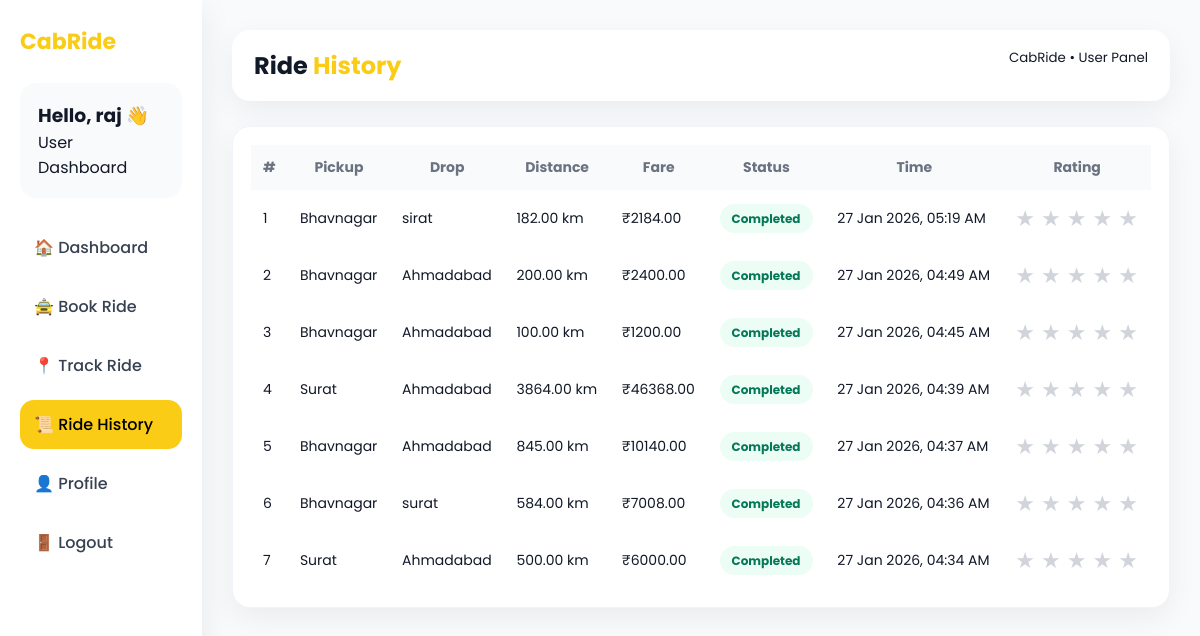
The app's page /User/ride_history.php (signed in) with its own data.
### tables this page shows
CREATE TABLE `bookings` (
  `id` int(11) NOT NULL,
  `user_id` int(11) NOT NULL,
  `driver_id` int(11) DEFAULT NULL,
  `pickup_location` varchar(255) NOT NULL,
  `drop_location` varchar(255) NOT NULL,
  `distance_km` decimal(6,2) NOT NULL,
  `fare` decimal(10,2) NOT NULL,
  `status` enum('requested','accepted','ongoing','completed','cancelled') DEFAULT 'requested',
  `booking_time` timestamp NOT NULL DEFAULT current_timestamp(),
  `cancel_reason` varchar(200) DEFAULT NULL
);

### User/ride_history.php (the view, shortened to what this page needs)
<?php
include("../config/db.php");
$user_id   = $_SESSION['user_id'];
$user_name = $_SESSION['user_name'] ?? "User";
$sql = "
SELECT
    b.id AS booking_id,
    b.pickup_location,
    b.drop_location,
    b.distance_km,
    b.fare,
    b.status,
    b.booking_time,
    b.driver_id,
    IFNULL(r.rating, 0) AS saved_rating
FROM bookings b
LEFT JOIN ratings r ON r.booking_id = b.id
WHERE b.user_id = $user_id
ORDER BY b.booking_time DESC
";
$result = mysqli_query($link, $sql);
?>
<!DOCTYPE html>
<html lang="en">
<head>
</head>
<body>
    <div class="wrapper">
        <div class="sidebar">
            <div class="brand">CabRide</div>
            <div class="profile-box">
                <h3>Hello, <?= htmlspecialchars($user_name); ?> 👋</h3>
                <p>User Dashboard</p>
            </div>
            <div class="menu">
                <a href="dashboard.php">🏠 Dashboard</a>
                <a href="book_ride.php">🚖 Book Ride</a>
                <a href="track_ride.php">📍 Track Ride</a>
                <a class="active" href="ride_history.php">📜 Ride History</a>
                <a href="profile.php">👤 Profile</a>
                <a href="../auth/logout.php">🚪 Logout</a>
            </div>
        </div>
        <div class="main">
            <div class="topbar">
                <h2>Ride <span style="color:#facc15;">History</span></h2>
                <small>CabRide • User Panel</small>
            </div>
            <div class="card">
                <table>
                    <thead>
                        <tr>
                            <th>#</th>
                            <th>Pickup</th>
                            <th>Drop</th>
                            <th>Distance</th>
                            <th>Fare</th>
                            <th>Status</th>
                            <th>Time</th>
                            <th>Rating</th>
                        </tr>
                    </thead>
                    <tbody>
                        <?php
                        if (mysqli_num_rows($result) > 0) {
                            $i = 1;
                            while ($row = mysqli_fetch_assoc($result)) {
                        ?>
                                <tr>
                                    <td><?= $i++; ?></td>
                                    <td><?= htmlspecialchars($row['pickup_location']); ?></td>
                                    <td><?= htmlspecialchars($row['drop_location']); ?></td>
                                    <td><?= $row['distance_km']; ?> km</td>
                                    <td>₹<?= $row['fare']; ?></td>
                                    <td><span class="badge <?= $row['status']; ?>"><?= ucfirst($row['status']); ?></span></td>
                                    <td><?= date("d M Y, h:i A", strtotime($row['booking_time'])); ?></td>
                                    <td>
                                        <?php if ($row['status'] == "completed") { ?>
                                            <div class="star-rating"
                                                data-booking="<?= $row['booking_id']; ?>"
                                                data-driver="<?= $row['driver_id']; ?>"
                                                data-rated="<?= $row['saved_rating']; ?>">
                                                <?php for ($s = 1; $s <= 5; $s++) { ?>
                                                    <span data-value="<?= $s; ?>">★</span>
                                                <?php } ?>
                                            </div>
                                        <?php } else {
                                            echo "-";
                                        } ?>
                                    </td>
                                </tr>
                        <?php
                            }
                        } else {
                            echo "<tr><td colspan='8' style='text-align:center;'>No rides found</td></tr>";
                        }
                        ?>
                    </tbody>
                </table>
            </div>
        </div>
    </div>
</body>
</html>

### User/ride_history.php (style rules this page uses)
* { margin: 0; padding: 0; box-sizing: border-box; font-family: 'Poppins', sans-serif; }
body { background: #f9fafb; color: #111827; }
.wrapper { display: flex; min-height: 100vh; }
.sidebar { width: 260px; background: #fff; box-shadow: 0 10px 30px rgba(0, 0, 0, 0.08); padding: 25px 20px; position: sticky; top: 0; height: 100vh; }
.brand { font-size: 22px; font-weight: 700; color: #facc15; margin-bottom: 25px; }
.profile-box { background: #f9fafb; border-radius: 16px; padding: 18px; margin-bottom: 25px; }
.menu a { display: flex; gap: 12px; padding: 12px 14px; border-radius: 14px; text-decoration: none; color: #374151; font-weight: 500; margin-bottom: 10px; }
.menu a:hover, .menu a.active { background: #facc15; color: #000; }
.main { flex: 1; padding: 30px; }
.topbar { background: #fff; padding: 18px 22px; border-radius: 18px; box-shadow: 0 10px 30px rgba(0, 0, 0, 0.06); display: flex; justify-content: space-between; margin-bottom: 25px; }
.card { background: #fff; padding: 18px; border-radius: 18px; box-shadow: 0 10px 30px rgba(0, 0, 0, 0.06); border: 1px solid #f1f5f9; overflow: auto; }
table { width: 100%; border-collapse: collapse; min-width: 900px; }
th, td { padding: 12px; font-size: 14px; }
th { background: #f9fafb; color: #6b7280; }
.badge { padding: 6px 12px; border-radius: 20px; font-size: 12px; font-weight: 700; }
.completed { background: #ecfdf5; color: #047857; }
.star-rating { display: inline-flex; gap: 6px; font-size: 22px; cursor: pointer; }
.star-rating span { color: #d1d5db; transition: .2s; }

### records on screen
bookings: pickup_location "Bhavnagar", drop_location "sirat", distance_km "182.00", fare "2184.00", status "Completed", booking_time "27 Jan 2026, 05:19 AM"
bookings: pickup_location "Bhavnagar", drop_location "Ahmadabad", distance_km "200.00", fare "2400.00", status "Completed", booking_time "27 Jan 2026, 04:49 AM"
bookings: pickup_location "Bhavnagar", drop_location "Ahmadabad", distance_km "100.00", fare "1200.00", status "Completed", booking_time "27 Jan 2026, 04:45 AM"
bookings: pickup_location "Surat", drop_location "Ahmadabad", distance_km "3864.00", fare "46368.00", status "Completed", booking_time "27 Jan 2026, 04:39 AM"
bookings: pickup_location "Bhavnagar", drop_location "Ahmadabad", distance_km "845.00", fare "10140.00", status "Completed", booking_time "27 Jan 2026, 04:37 AM"
bookings: pickup_location "Bhavnagar", drop_location "surat", distance_km "584.00", fare "7008.00", status "Completed", booking_time "27 Jan 2026, 04:36 AM"
bookings: pickup_location "Surat", drop_location "Ahmadabad", distance_km "500.00", fare "6000.00", status "Completed", booking_time "27 Jan 2026, 04:34 AM"

### other values on screen
$user_name "raj"
